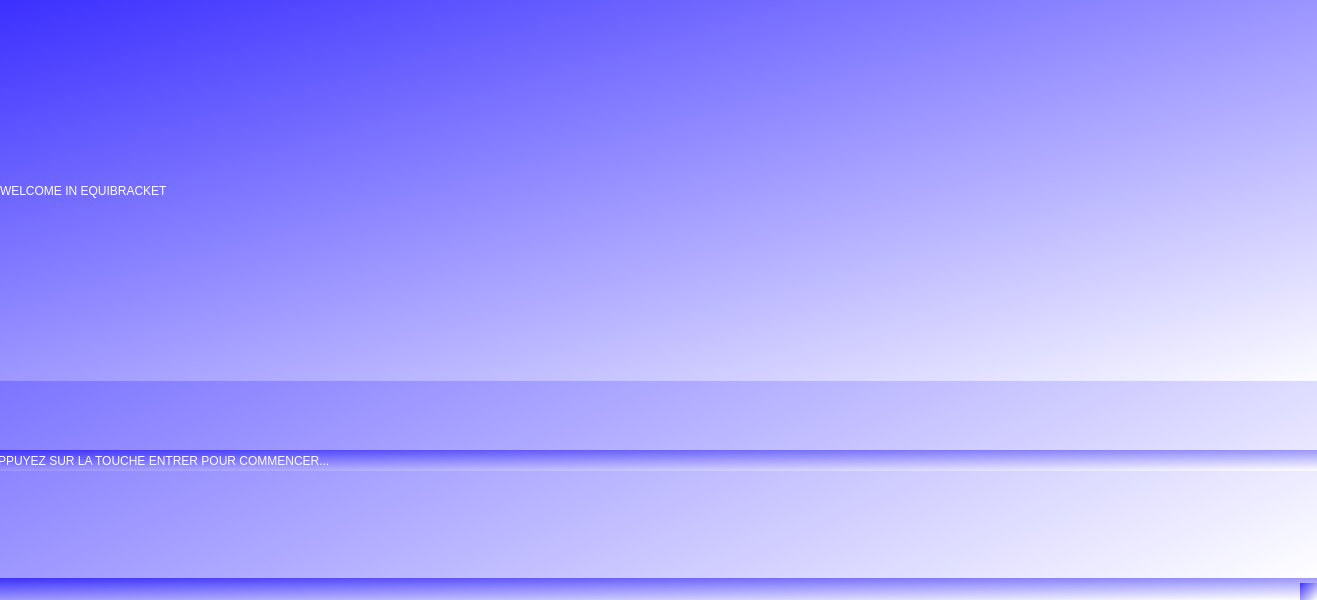
<?xml version="1.0" encoding="UTF-8"?>
<ui version="4.0">
 <class>MainWindow</class>
 <widget class="QMainWindow" name="MainWindow">
  <property name="geometry">
   <rect>
    <x>0</x>
    <y>0</y>
    <width>1317</width>
    <height>600</height>
   </rect>
  </property>
  <property name="windowTitle">
   <string>MainWindow</string>
  </property>
  <property name="styleSheet">
   <string notr="true">background-color:qlineargradient(spread:pad, x1:0, y1:0, x2:1, y2:1, stop:0 rgba(60, 48, 255, 255), stop:1 rgba(255, 255, 255, 255))</string>
  </property>
  <widget class="QWidget" name="centralwidget">
   <widget class="QLabel" name="labelWelcome">
    <property name="geometry">
     <rect>
      <x>0</x>
      <y>0</y>
      <width>1351</width>
      <height>381</height>
     </rect>
    </property>
    <property name="styleSheet">
     <string notr="true">qproperty-alignment:'AlignCenter';
color:qlineargradient(spread:pad, x1:0, y1:0, x2:1, y2:1, stop:0 rgba(94, 74, 0, 171), stop:1 rgba(255, 255, 255, 255));
font: 900 34pt &quot;Segoe UI&quot;;</string>
    </property>
    <property name="text">
     <string>WELCOME IN EQUIBRACKET</string>
    </property>
   </widget>
   <widget class="QLabel" name="labelInstruction">
    <property name="geometry">
     <rect>
      <x>-10</x>
      <y>450</y>
      <width>1331</width>
      <height>21</height>
     </rect>
    </property>
    <property name="styleSheet">
     <string notr="true">color:qlineargradient(spread:pad, x1:0, y1:0, x2:1, y2:0, stop:0 rgba(159, 208, 251, 0), stop:1 rgba(255, 255, 255, 255));
font: 900 italic 16pt &quot;Segoe UI&quot;;
qproperty-alignment:'AlignCenter';</string>
    </property>
    <property name="text">
     <string>APPUYEZ SUR LA TOUCHE ENTRER POUR COMMENCER...</string>
    </property>
   </widget>
  </widget>
  <widget class="QMenuBar" name="menubar">
   <property name="geometry">
    <rect>
     <x>0</x>
     <y>0</y>
     <width>1317</width>
     <height>26</height>
    </rect>
   </property>
  </widget>
  <widget class="QStatusBar" name="statusbar"/>
 </widget>
 <resources/>
 <connections/>
</ui>
